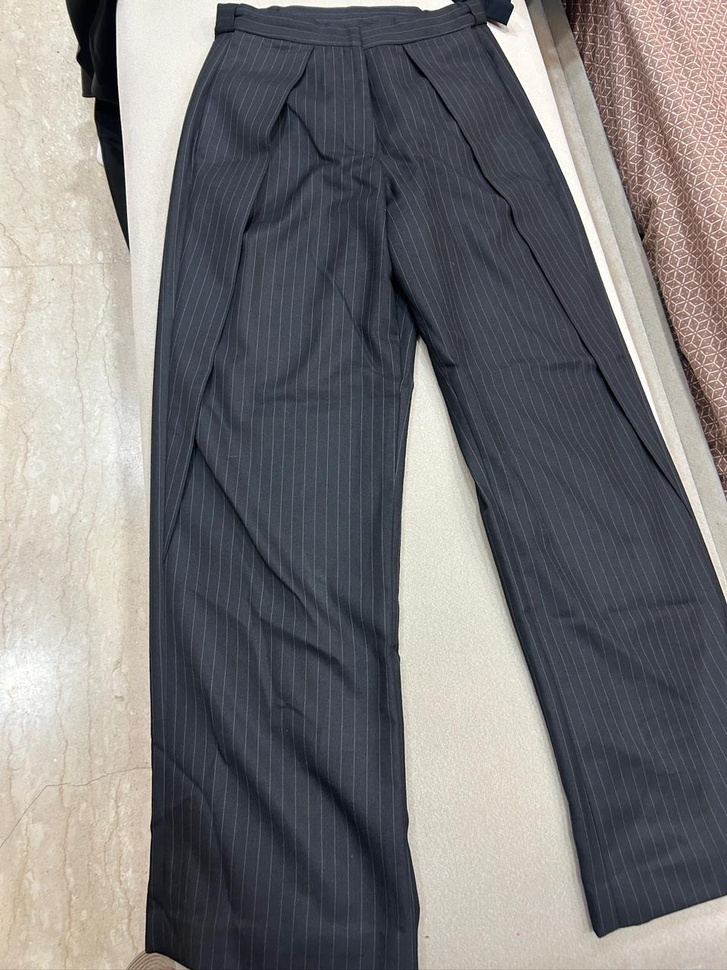
#> input picture WhatsApp Image 2026-09-22 at 11.53.33 PM.jpeg, 727 x 970 px, shrunk from 960 x 1280 before the run
$ python film_post.py '../WhatsApp Image 2026-09-22 at 11.53.33 PM.jpeg' out.png
#> lines starting #> are read from the running program, lines starting #| are printed output that depends on the picture
#!/usr/bin/env python3
"""Film-look post pass for Hi-Fi frames: warm grade, lifted blacks, halation, grain.

Usage: python3 scripts/film_post.py in.png out.png [--grain 0.045] [--halation 0.35] [--warmth 0.06]
"""
import argparse

import numpy as np
from PIL import Image, ImageFilter


def film_post(img, grain=0.045, halation=0.35, warmth=0.06, seed=7):
#> called with grain = 0.045, halation = 0.35, warmth = 0.06, seed = 7
    rng = np.random.default_rng(seed)
    a = np.asarray(img.convert("RGB"), dtype=np.float32) / 255.0

    # Soft contrast: gentle S-curve blended toward original, lifted blacks, creamy highlights.
    s = a * a * (3 - 2 * a)
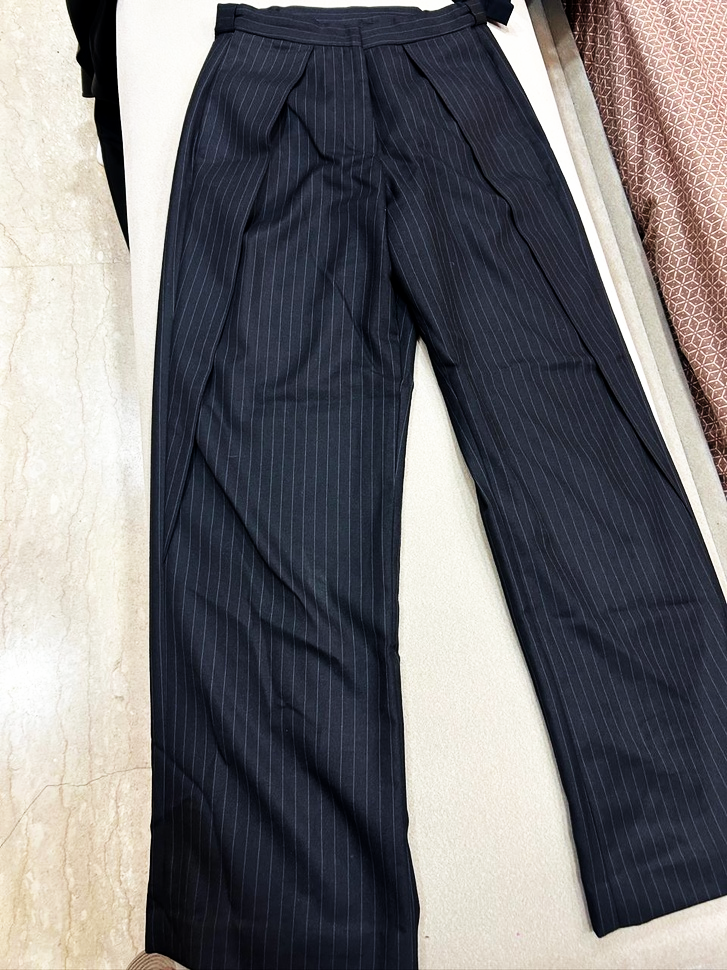
#> s: shape (970, 727, 3) float32; mean R, G, B 0.458, 0.453, 0.462
    a = 0.65 * a + 0.35 * s
    a = 0.04 + a * 0.93

    # Warm amber grade: pull blue down, red/green up slightly, de-purple the shadows.
    a[..., 0] *= 1 + warmth
    a[..., 1] *= 1 + warmth * 0.35
    a[..., 2] *= 1 - warmth * 1.1
    lum = a.mean(axis=2, keepdims=True)
    shadow = np.clip(1 - lum * 2.2, 0, 1)
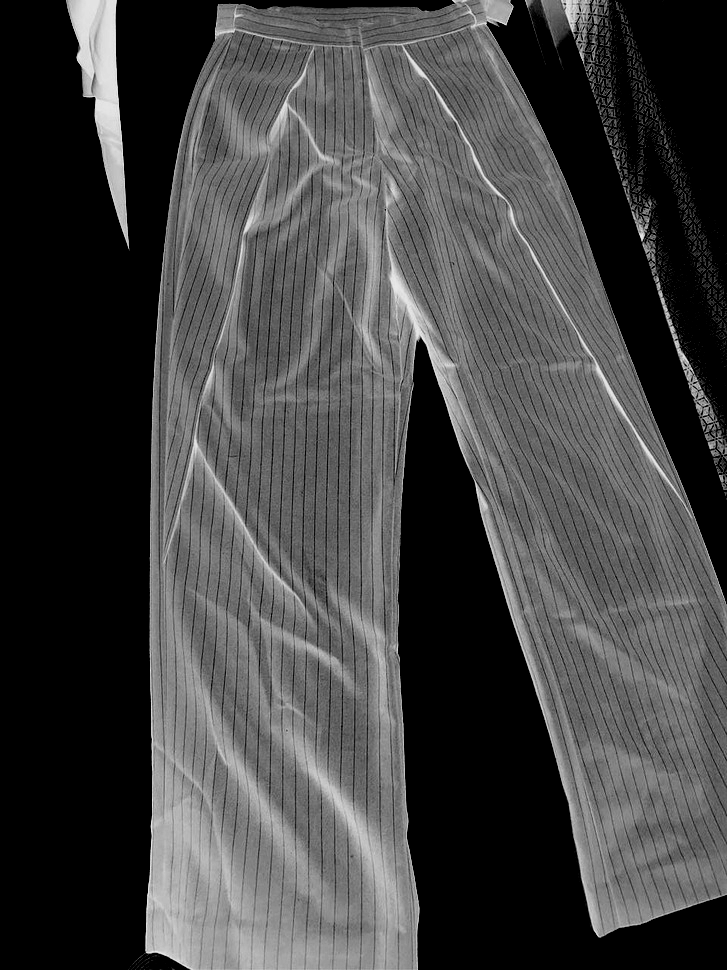
#> shadow: shape (970, 727, 1) float32; min 0, max 0.912, mean 0.266
    a[..., 0] += shadow[..., 0] * 0.012
    a[..., 1] += shadow[..., 0] * 0.008

    # Slight desaturation for a muted film palette.
    a = lum + (a - lum) * 0.92
    a = np.clip(a, 0, 1)

    # Halation: warm glow bleeding from bright areas.
    pil = Image.fromarray((a * 255).astype(np.uint8))
    bright = np.clip((a - 0.72) / 0.28, 0, 1)
    glow = Image.fromarray((bright * 255).astype(np.uint8)).filter(
        ImageFilter.GaussianBlur(max(img.size) / 180)
    )
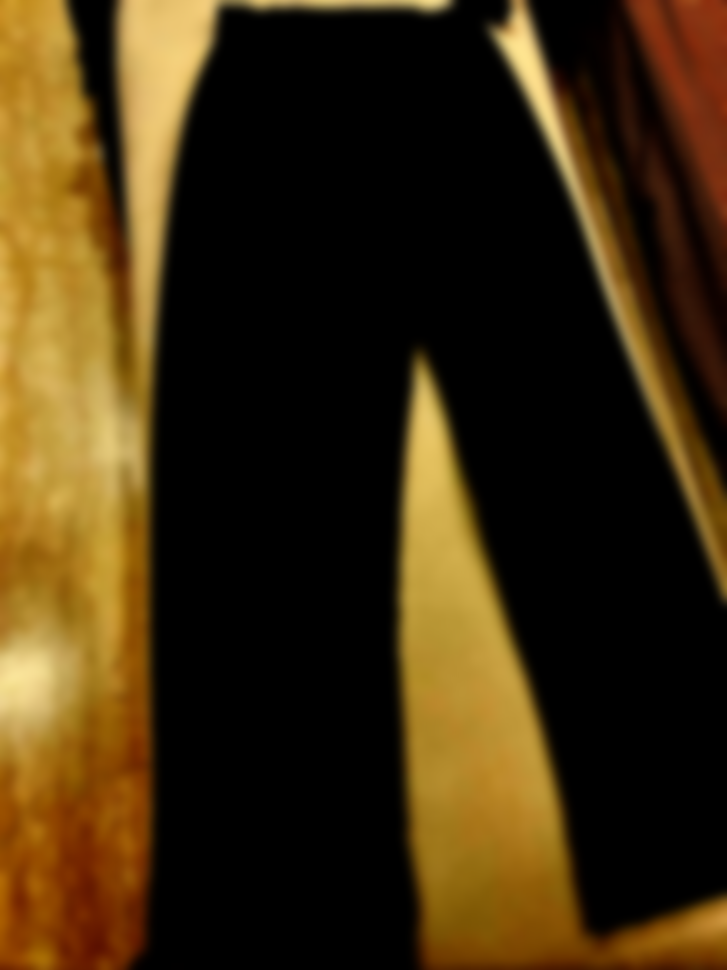
#> glow: PIL image 727x970 RGB; mean R, G, B 62.9, 44.9, 15.2
    g = np.asarray(glow, dtype=np.float32) / 255.0
    tint = np.array([1.0, 0.55, 0.28], dtype=np.float32)
    a = 1 - (1 - a) * (1 - g * tint * halation)

    # Grain: luminance-weighted, slightly soft, strongest in mids.
    h, w = a.shape[:2]
#> h = 970; w = 727
    n = rng.normal(0, 1, (h, w)).astype(np.float32)
    n = np.asarray(
        Image.fromarray(((n * 40) + 128).clip(0, 255).astype(np.uint8)).filter(
            ImageFilter.GaussianBlur(0.8)
        ),
        dtype=np.float32,
    )
    n = (n - 128) / 40
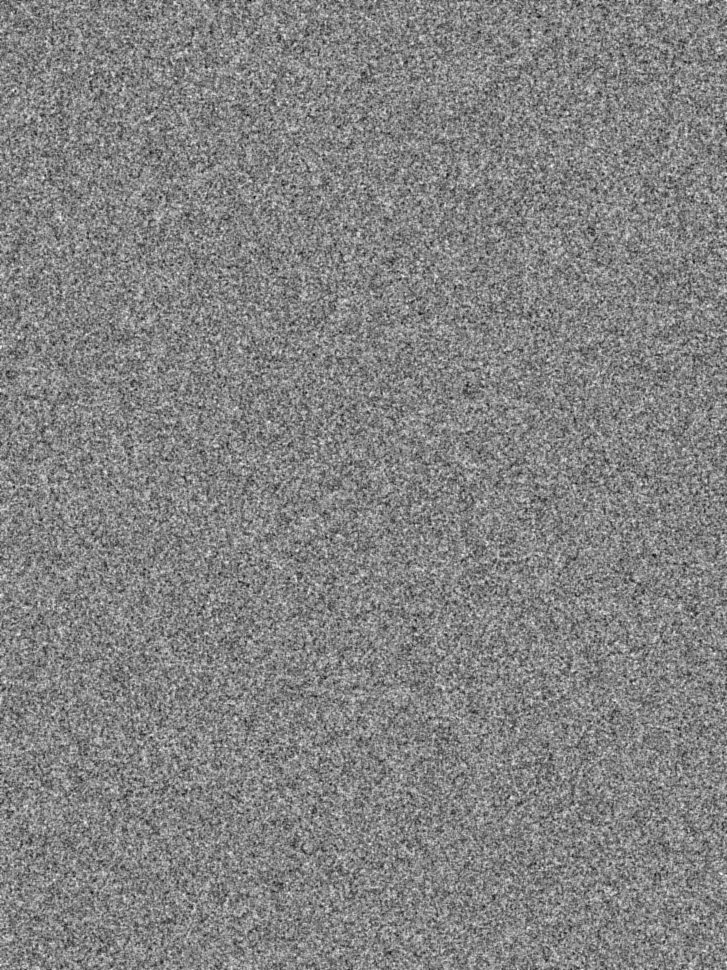
#> n: shape (970, 727) float32; min -1.75, max 1.62, mean -0.0114; drawn with min black and max white
    lum = a.mean(axis=2, keepdims=True)
    amp = grain * (0.4 + 1.2 * (1 - np.abs(lum - 0.45) * 1.6).clip(0, 1))
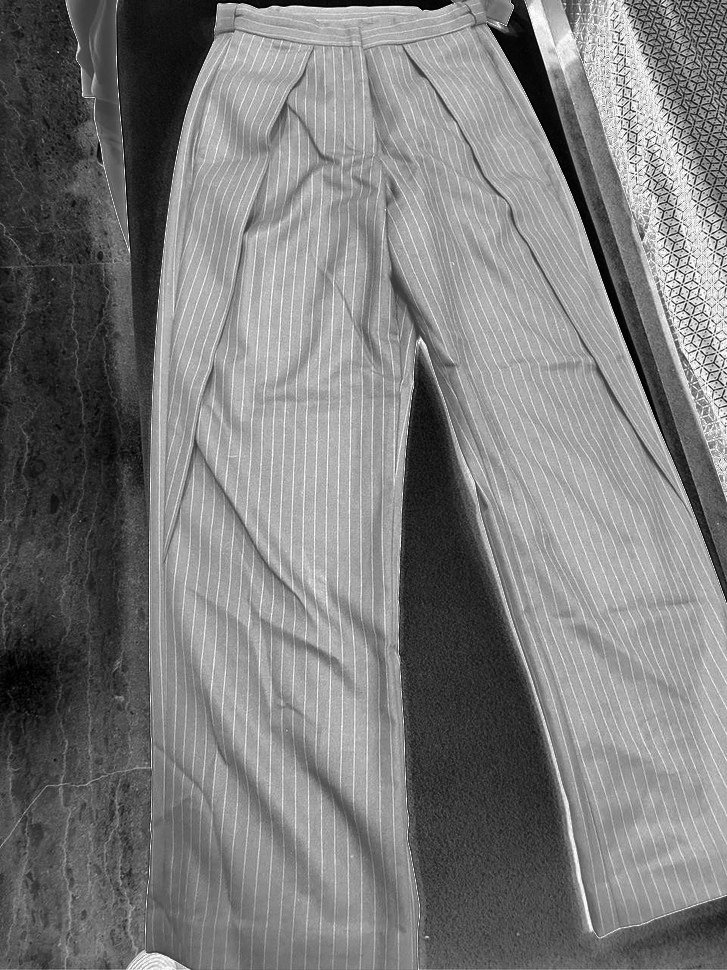
#> amp: shape (970, 727, 1) float32; min 0.0271, max 0.072, mean 0.0489; drawn with min black and max white
    chroma = rng.normal(0, 0.35, (h, w, 3)).astype(np.float32)
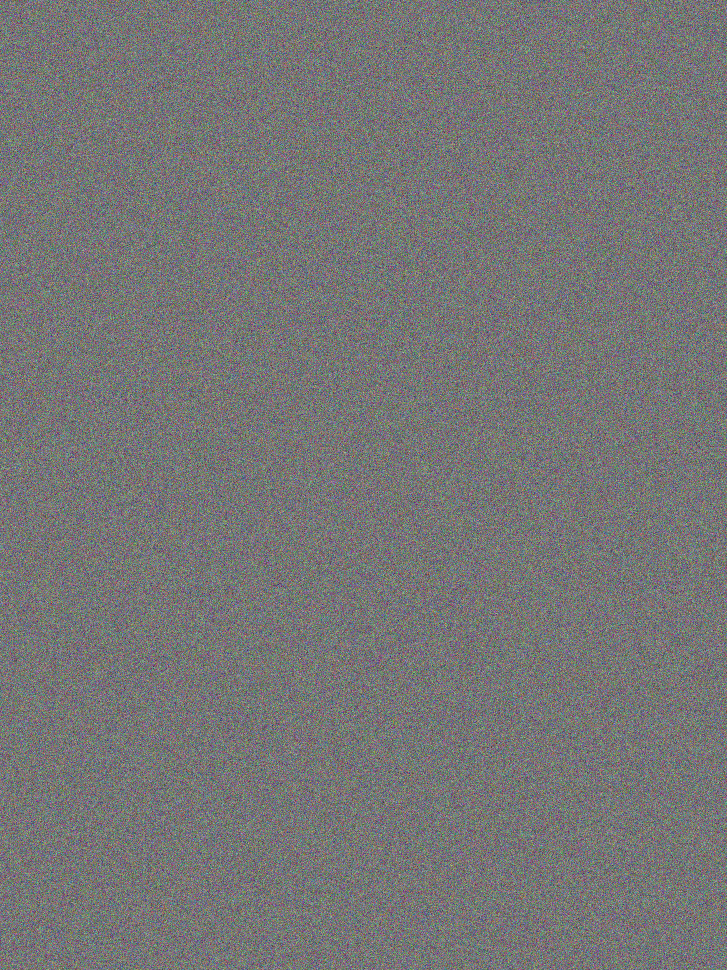
#> chroma: shape (970, 727, 3) float32; mean of channels 0, 1, 2 0.000266, 4.12e-05, -0.000714; drawn with min black and max white
    a = a + (n[..., None] + chroma * 0.4) * amp

    return Image.fromarray((np.clip(a, 0, 1) * 255).astype(np.uint8))


if __name__ == "__main__":
    p = argparse.ArgumentParser()
    p.add_argument("src")
    p.add_argument("dst")
    p.add_argument("--grain", type=float, default=0.045)
    p.add_argument("--halation", type=float, default=0.35)
    p.add_argument("--warmth", type=float, default=0.06)
    args = p.parse_args()
    out = film_post(Image.open(args.src), args.grain, args.halation, args.warmth)
    out.save(args.dst)
    print("saved", args.dst)
